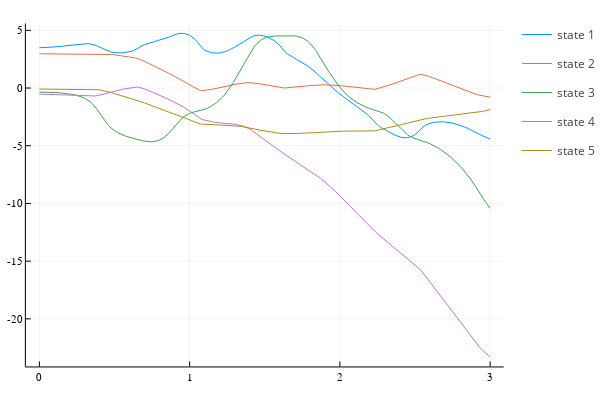
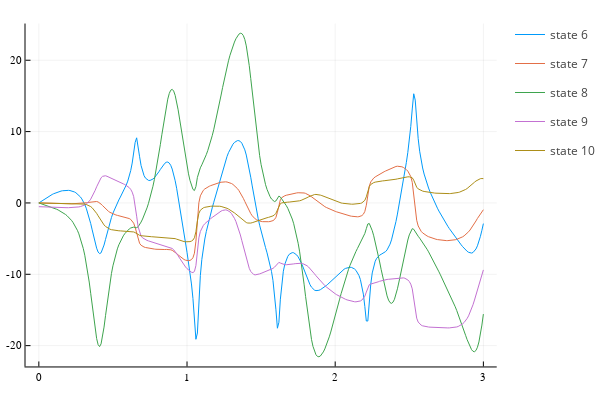

These figures' notebook cell, in order:
### Code cell
mode0 = 1
t = 3.0
dt = .01

q1 = 200 / 180 * π
q2 = 170 / 180 * π
q3 = -20 / 180 * π
d4 = -30 / 180 * π
q5 = -5 / 180 * π
qd1 = 0
qd2 = 0
qd3 = 0
qd4 = 0
qd5 = 0

x0 = [q1,q2,q3,d4,q5,qd1,qd2,qd3,d4,qd5]

p = (g=9.81, 
     L_torso=0.63, L_fem=0.4, L_tib=0.4,
     M_torso=12, M_fem=6.8, M_tib=3.2,
     MY_torso=0.24, MZ_torso=0.24, 
     MZ_fem=0.11, MZ_tib=0.24, 
     XX_torso=0.63, XX_fem=1.33, XX_tib=0.2)

#Nominal Trajectory
nom_states, _, times, nom_modes, nom_impact_states,_ = sim_system(x0,mode0,dynamics,resets,guards,0,0,0,t,dt)
state_matrix = hcat(nom_states...)

plot()
[plot!(times,state_matrix[i,:], label = "state $i") for i in 1:5]
display(plot!())

plot()
[plot!(times,state_matrix[i,:], label = "state $i") for i in 6:10]
display(plot!())

anim = Animation()
lim = 1.5

timesteps = size(state_matrix,2)
slope = 0.02

j1 = [0,0]
# Loop to create frames
for i in 1:timesteps

    if i > 1 && nom_modes[i] == 1 && nom_modes[i-1] == 2
        j1 = kinematics(state_matrix[:,i-1])[end]
    end

    js = hcat(kinematics(state_matrix[:,i])...)
    # Plot the data
    l_bound = -lim
    r_bound = 2*lim

    xs = l_bound:0.01:r_bound
    ys = -slope * xs
    plot(xs, ys, linestyle=:solid, label="Ground", color="black")
    plot!(js[1,:], js[2,:], xlim=(l_bound,r_bound),
                            ylim=(l_bound,r_bound), 
                            label="Points", 
                            color="blue", 
                            linestyle=:solid, 
                            marker=:circle, 
                            aspect_ratio=:equal)
    annotate!(-1, 1, times[i], color=:red)
    # Add frame to animation
    frame(anim)
end
# Save the animation as a gif
gif(anim, "walker2.gif", fps = 30)

### Figure 1 — Plotly figure (JSON) as saved in the notebook; plotly's stock layout.template omitted (floating-point values rounded to 4 significant figures; data arrays with more than 128 entries replaced by an {"elided": "..."} marker saying what was removed)
{"data": [{"colorbar": {"title": ""}, "legendgroup": "state 1", "line": {"color": "rgba(0, 154, 250, 1.000)", "dash": "solid", "shape": "linear", "width": 1}, "mode": "lines", "name": "state 1", "showlegend": true, "type": "scatter", "x": {"elided": "301 float values"}, "xaxis": "x", "y": {"elided": "301 float values"}, "yaxis": "y", "zmax": null, "zmin": null}, {"colorbar": {"title": ""}, "legendgroup": "state 2", "line": {"color": "rgba(227, 111, 71, 1.000)", "dash": "solid", "shape": "linear", "width": 1}, "mode": "lines", "name": "state 2", "showlegend": true, "type": "scatter", "x": {"elided": "301 float values"}, "xaxis": "x", "y": {"elided": "301 float values"}, "yaxis": "y", "zmax": null, "zmin": null}, {"colorbar": {"title": ""}, "legendgroup": "state 3", "line": {"color": "rgba(62, 164, 78, 1.000)", "dash": "solid", "shape": "linear", "width": 1}, "mode": "lines", "name": "state 3", "showlegend": true, "type": "scatter", "x": {"elided": "301 float values"}, "xaxis": "x", "y": {"elided": "301 float values"}, "yaxis": "y", "zmax": null, "zmin": null}, {"colorbar": {"title": ""}, "legendgroup": "state 4", "line": {"color": "rgba(195, 113, 210, 1.000)", "dash": "solid", "shape": "linear", "width": 1}, "mode": "lines", "name": "state 4", "showlegend": true, "type": "scatter", "x": {"elided": "301 float values"}, "xaxis": "x", "y": {"elided": "301 float values"}, "yaxis": "y", "zmax": null, "zmin": null}, {"colorbar": {"title": ""}, "legendgroup": "state 5", "line": {"color": "rgba(172, 142, 24, 1.000)", "dash": "solid", "shape": "linear", "width": 1}, "mode": "lines", "name": "state 5", "showlegend": true, "type": "scatter", "x": {"elided": "301 float values"}, "xaxis": "x", "y": {"elided": "301 float values"}, "yaxis": "y", "zmax": null, "zmin": null}], "layout": {"annotations": [], "height": 400, "legend_position": {"bgcolor": "rgba(255, 255, 255, 1.000)", "bordercolor": "rgba(0, 0, 0, 1.000)", "borderwidth": 1, "font": {"color": "rgba(0, 0, 0, 1.000)", "family": "sans-serif", "size": 11}, "title": {"font": {"color": "rgba(0, 0, 0, 1.000)", "family": "sans-serif", "size": 15}, "text": ""}, "tracegroupgap": 0, "traceorder": "normal", "x": 1, "xanchor": "auto", "y": 1, "yanchor": "auto"}, "margin": {"b": 20, "l": 0, "r": 0, "t": 20}, "paper_bgcolor": "rgba(255, 255, 255, 1.000)", "plot_bgcolor": "rgba(255, 255, 255, 1.000)", "showlegend": true, "width": 600, "xaxis": {"anchor": "y", "domain": [0.05101, 0.9934], "gridcolor": "rgba(0, 0, 0, 0.100)", "gridwidth": 0.5, "linecolor": "rgba(0, 0, 0, 1.000)", "mirror": false, "range": [-0.09, 3.09], "showgrid": true, "showline": true, "showticklabels": true, "tickangle": 0, "tickcolor": "rgb(0, 0, 0)", "tickfont": {"color": "rgba(0, 0, 0, 1.000)", "family": "sans-serif", "size": 11}, "tickmode": "array", "ticks": "inside", "ticktext": ["0", "1", "2", "3"], "tickvals": [0, 1, 2, 3], "title": "", "titlefont": {"color": "rgba(0, 0, 0, 1.000)", "family": "sans-serif", "size": 15}, "type": "-", "visible": true, "zeroline": false, "zerolinecolor": "rgba(0, 0, 0, 1.000)"}, "yaxis": {"anchor": "x", "domain": [0.03762, 0.9902], "gridcolor": "rgba(0, 0, 0, 0.100)", "gridwidth": 0.5, "linecolor": "rgba(0, 0, 0, 1.000)", "mirror": false, "range": [-24.12, 5.587], "showgrid": true, "showline": true, "showticklabels": true, "tickangle": 0, "tickcolor": "rgb(0, 0, 0)", "tickfont": {"color": "rgba(0, 0, 0, 1.000)", "family": "sans-serif", "size": 11}, "tickmode": "array", "ticks": "inside", "ticktext": ["-20", "-15", "-10", "-5", "0", "5"], "tickvals": [-20, -15, -10, -5, 0, 5], "title": "", "titlefont": {"color": "rgba(0, 0, 0, 1.000)", "family": "sans-serif", "size": 15}, "type": "-", "visible": true, "zeroline": false, "zerolinecolor": "rgba(0, 0, 0, 1.000)"}}}

### Figure 2 — Plotly figure (JSON) as saved in the notebook; plotly's stock layout.template omitted (floating-point values rounded to 4 significant figures; data arrays with more than 128 entries replaced by an {"elided": "..."} marker saying what was removed)
{"data": [{"colorbar": {"title": ""}, "legendgroup": "state 6", "line": {"color": "rgba(0, 154, 250, 1.000)", "dash": "solid", "shape": "linear", "width": 1}, "mode": "lines", "name": "state 6", "showlegend": true, "type": "scatter", "x": {"elided": "301 float values"}, "xaxis": "x", "y": {"elided": "301 float values"}, "yaxis": "y", "zmax": null, "zmin": null}, {"colorbar": {"title": ""}, "legendgroup": "state 7", "line": {"color": "rgba(227, 111, 71, 1.000)", "dash": "solid", "shape": "linear", "width": 1}, "mode": "lines", "name": "state 7", "showlegend": true, "type": "scatter", "x": {"elided": "301 float values"}, "xaxis": "x", "y": {"elided": "301 float values"}, "yaxis": "y", "zmax": null, "zmin": null}, {"colorbar": {"title": ""}, "legendgroup": "state 8", "line": {"color": "rgba(62, 164, 78, 1.000)", "dash": "solid", "shape": "linear", "width": 1}, "mode": "lines", "name": "state 8", "showlegend": true, "type": "scatter", "x": {"elided": "301 float values"}, "xaxis": "x", "y": {"elided": "301 float values"}, "yaxis": "y", "zmax": null, "zmin": null}, {"colorbar": {"title": ""}, "legendgroup": "state 9", "line": {"color": "rgba(195, 113, 210, 1.000)", "dash": "solid", "shape": "linear", "width": 1}, "mode": "lines", "name": "state 9", "showlegend": true, "type": "scatter", "x": {"elided": "301 float values"}, "xaxis": "x", "y": {"elided": "301 float values"}, "yaxis": "y", "zmax": null, "zmin": null}, {"colorbar": {"title": ""}, "legendgroup": "state 10", "line": {"color": "rgba(172, 142, 24, 1.000)", "dash": "solid", "shape": "linear", "width": 1}, "mode": "lines", "name": "state 10", "showlegend": true, "type": "scatter", "x": {"elided": "301 float values"}, "xaxis": "x", "y": {"elided": "301 float values"}, "yaxis": "y", "zmax": null, "zmin": null}], "layout": {"annotations": [], "height": 400, "legend_position": {"bgcolor": "rgba(255, 255, 255, 1.000)", "bordercolor": "rgba(0, 0, 0, 1.000)", "borderwidth": 1, "font": {"color": "rgba(0, 0, 0, 1.000)", "family": "sans-serif", "size": 11}, "title": {"font": {"color": "rgba(0, 0, 0, 1.000)", "family": "sans-serif", "size": 15}, "text": ""}, "tracegroupgap": 0, "traceorder": "normal", "x": 1, "xanchor": "auto", "y": 1, "yanchor": "auto"}, "margin": {"b": 20, "l": 0, "r": 0, "t": 20}, "paper_bgcolor": "rgba(255, 255, 255, 1.000)", "plot_bgcolor": "rgba(255, 255, 255, 1.000)", "showlegend": true, "width": 600, "xaxis": {"anchor": "y", "domain": [0.05101, 0.9934], "gridcolor": "rgba(0, 0, 0, 0.100)", "gridwidth": 0.5, "linecolor": "rgba(0, 0, 0, 1.000)", "mirror": false, "range": [-0.09, 3.09], "showgrid": true, "showline": true, "showticklabels": true, "tickangle": 0, "tickcolor": "rgb(0, 0, 0)", "tickfont": {"color": "rgba(0, 0, 0, 1.000)", "family": "sans-serif", "size": 11}, "tickmode": "array", "ticks": "inside", "ticktext": ["0", "1", "2", "3"], "tickvals": [0, 1, 2, 3], "title": "", "titlefont": {"color": "rgba(0, 0, 0, 1.000)", "family": "sans-serif", "size": 15}, "type": "-", "visible": true, "zeroline": false, "zerolinecolor": "rgba(0, 0, 0, 1.000)"}, "yaxis": {"anchor": "x", "domain": [0.03762, 0.9902], "gridcolor": "rgba(0, 0, 0, 0.100)", "gridwidth": 0.5, "linecolor": "rgba(0, 0, 0, 1.000)", "mirror": false, "range": [-22.92, 25.14], "showgrid": true, "showline": true, "showticklabels": true, "tickangle": 0, "tickcolor": "rgb(0, 0, 0)", "tickfont": {"color": "rgba(0, 0, 0, 1.000)", "family": "sans-serif", "size": 11}, "tickmode": "array", "ticks": "inside", "ticktext": ["-20", "-10", "0", "10", "20"], "tickvals": [-20, -10, 0, 10, 20], "title": "", "titlefont": {"color": "rgba(0, 0, 0, 1.000)", "family": "sans-serif", "size": 15}, "type": "-", "visible": true, "zeroline": false, "zerolinecolor": "rgba(0, 0, 0, 1.000)"}}}
